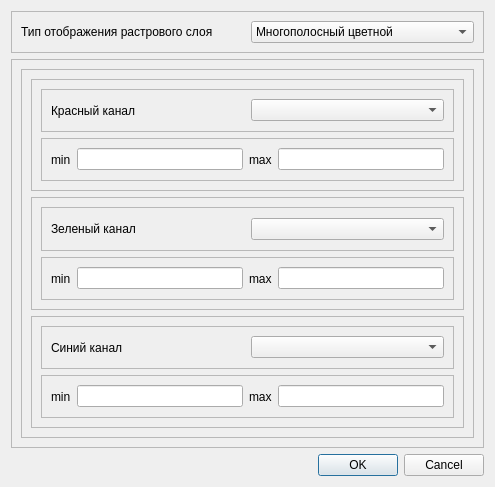
<?xml version="1.0" encoding="UTF-8"?>
<ui version="4.0">
 <class>LIPRasterStyleDialog</class>
 <widget class="QDialog" name="LIPRasterStyleDialog">
  <property name="geometry">
   <rect>
    <x>0</x>
    <y>0</y>
    <width>495</width>
    <height>487</height>
   </rect>
  </property>
  <property name="windowTitle">
   <string>Dialog</string>
  </property>
  <layout class="QVBoxLayout" name="verticalLayout">
   <item>
    <widget class="QFrame" name="frame">
     <property name="frameShape">
      <enum>QFrame::StyledPanel</enum>
     </property>
     <property name="frameShadow">
      <enum>QFrame::Raised</enum>
     </property>
     <layout class="QHBoxLayout" name="horizontalLayout">
      <item>
       <widget class="QLabel" name="label">
        <property name="text">
         <string>Тип отображения растрового слоя</string>
        </property>
       </widget>
      </item>
      <item>
       <widget class="QComboBox" name="comboBoxStyleType">
        <item>
         <property name="text">
          <string>Многополосный цветной</string>
         </property>
        </item>
        <item>
         <property name="text">
          <string>Однополосный псевдо-цветной</string>
         </property>
        </item>
        <item>
         <property name="text">
          <string>Однополосный серый</string>
         </property>
        </item>
       </widget>
      </item>
     </layout>
    </widget>
   </item>
   <item>
    <widget class="QFrame" name="frame_2">
     <property name="frameShape">
      <enum>QFrame::StyledPanel</enum>
     </property>
     <property name="frameShadow">
      <enum>QFrame::Raised</enum>
     </property>
     <layout class="QVBoxLayout" name="verticalLayout_2">
      <property name="spacing">
       <number>0</number>
      </property>
      <property name="leftMargin">
       <number>0</number>
      </property>
      <property name="topMargin">
       <number>0</number>
      </property>
      <property name="rightMargin">
       <number>0</number>
      </property>
      <property name="bottomMargin">
       <number>0</number>
      </property>
      <item>
       <widget class="QStackedWidget" name="stackedWidget">
        <widget class="QWidget" name="page">
         <layout class="QHBoxLayout" name="horizontalLayout_2">
          <item>
           <widget class="QFrame" name="frame_3">
            <property name="frameShape">
             <enum>QFrame::StyledPanel</enum>
            </property>
            <property name="frameShadow">
             <enum>QFrame::Raised</enum>
            </property>
            <layout class="QVBoxLayout" name="verticalLayout_3">
             <item>
              <widget class="QFrame" name="frame_4">
               <property name="frameShape">
                <enum>QFrame::StyledPanel</enum>
               </property>
               <property name="frameShadow">
                <enum>QFrame::Raised</enum>
               </property>
               <layout class="QVBoxLayout" name="verticalLayout_4">
                <item>
                 <widget class="QFrame" name="frame_7">
                  <property name="frameShape">
                   <enum>QFrame::StyledPanel</enum>
                  </property>
                  <property name="frameShadow">
                   <enum>QFrame::Raised</enum>
                  </property>
                  <layout class="QHBoxLayout" name="horizontalLayout_3">
                   <item>
                    <widget class="QLabel" name="label_2">
                     <property name="text">
                      <string>Красный канал</string>
                     </property>
                    </widget>
                   </item>
                   <item>
                    <widget class="QComboBox" name="comboBoxRed"/>
                   </item>
                  </layout>
                 </widget>
                </item>
                <item>
                 <widget class="QFrame" name="frame_8">
                  <property name="frameShape">
                   <enum>QFrame::StyledPanel</enum>
                  </property>
                  <property name="frameShadow">
                   <enum>QFrame::Raised</enum>
                  </property>
                  <layout class="QHBoxLayout" name="horizontalLayout_4">
                   <item>
                    <widget class="QLabel" name="label_5">
                     <property name="text">
                      <string>min</string>
                     </property>
                    </widget>
                   </item>
                   <item>
                    <widget class="QLineEdit" name="lineEditBand1Min"/>
                   </item>
                   <item>
                    <widget class="QLabel" name="label_6">
                     <property name="text">
                      <string>max</string>
                     </property>
                    </widget>
                   </item>
                   <item>
                    <widget class="QLineEdit" name="lineEditBand1Max"/>
                   </item>
                  </layout>
                 </widget>
                </item>
               </layout>
              </widget>
             </item>
             <item>
              <widget class="QFrame" name="frame_9">
               <property name="frameShape">
                <enum>QFrame::StyledPanel</enum>
               </property>
               <property name="frameShadow">
                <enum>QFrame::Raised</enum>
               </property>
               <layout class="QVBoxLayout" name="verticalLayout_5">
                <item>
                 <widget class="QFrame" name="frame_10">
                  <property name="frameShape">
                   <enum>QFrame::StyledPanel</enum>
                  </property>
                  <property name="frameShadow">
                   <enum>QFrame::Raised</enum>
                  </property>
                  <layout class="QHBoxLayout" name="horizontalLayout_5">
                   <item>
                    <widget class="QLabel" name="label_7">
                     <property name="text">
                      <string>Зеленый канал</string>
                     </property>
                    </widget>
                   </item>
                   <item>
                    <widget class="QComboBox" name="comboBoxGreen"/>
                   </item>
                  </layout>
                 </widget>
                </item>
                <item>
                 <widget class="QFrame" name="frame_11">
                  <property name="frameShape">
                   <enum>QFrame::StyledPanel</enum>
                  </property>
                  <property name="frameShadow">
                   <enum>QFrame::Raised</enum>
                  </property>
                  <layout class="QHBoxLayout" name="horizontalLayout_6">
                   <item>
                    <widget class="QLabel" name="label_8">
                     <property name="text">
                      <string>min</string>
                     </property>
                    </widget>
                   </item>
                   <item>
                    <widget class="QLineEdit" name="lineEditBand2Min"/>
                   </item>
                   <item>
                    <widget class="QLabel" name="label_9">
                     <property name="text">
                      <string>max</string>
                     </property>
                    </widget>
                   </item>
                   <item>
                    <widget class="QLineEdit" name="lineEditBand2Max"/>
                   </item>
                  </layout>
                 </widget>
                </item>
               </layout>
              </widget>
             </item>
             <item>
              <widget class="QFrame" name="frame_12">
               <property name="frameShape">
                <enum>QFrame::StyledPanel</enum>
               </property>
               <property name="frameShadow">
                <enum>QFrame::Raised</enum>
               </property>
               <layout class="QVBoxLayout" name="verticalLayout_6">
                <item>
                 <widget class="QFrame" name="frame_13">
                  <property name="frameShape">
                   <enum>QFrame::StyledPanel</enum>
                  </property>
                  <property name="frameShadow">
                   <enum>QFrame::Raised</enum>
                  </property>
                  <layout class="QHBoxLayout" name="horizontalLayout_7">
                   <item>
                    <widget class="QLabel" name="label_10">
                     <property name="text">
                      <string>Синий канал</string>
                     </property>
                    </widget>
                   </item>
                   <item>
                    <widget class="QComboBox" name="comboBoxBlue"/>
                   </item>
                  </layout>
                 </widget>
                </item>
                <item>
                 <widget class="QFrame" name="frame_14">
                  <property name="frameShape">
                   <enum>QFrame::StyledPanel</enum>
                  </property>
                  <property name="frameShadow">
                   <enum>QFrame::Raised</enum>
                  </property>
                  <layout class="QHBoxLayout" name="horizontalLayout_8">
                   <item>
                    <widget class="QLabel" name="label_11">
                     <property name="text">
                      <string>min</string>
                     </property>
                    </widget>
                   </item>
                   <item>
                    <widget class="QLineEdit" name="lineEditBand3Min"/>
                   </item>
                   <item>
                    <widget class="QLabel" name="label_12">
                     <property name="text">
                      <string>max</string>
                     </property>
                    </widget>
                   </item>
                   <item>
                    <widget class="QLineEdit" name="lineEditBand3Max"/>
                   </item>
                  </layout>
                 </widget>
                </item>
               </layout>
              </widget>
             </item>
            </layout>
           </widget>
          </item>
         </layout>
        </widget>
        <widget class="QWidget" name="page_2"/>
       </widget>
      </item>
     </layout>
    </widget>
   </item>
   <item>
    <widget class="QDialogButtonBox" name="buttonBox">
     <property name="standardButtons">
      <set>QDialogButtonBox::Cancel|QDialogButtonBox::Ok</set>
     </property>
    </widget>
   </item>
  </layout>
 </widget>
 <resources/>
 <connections/>
</ui>
